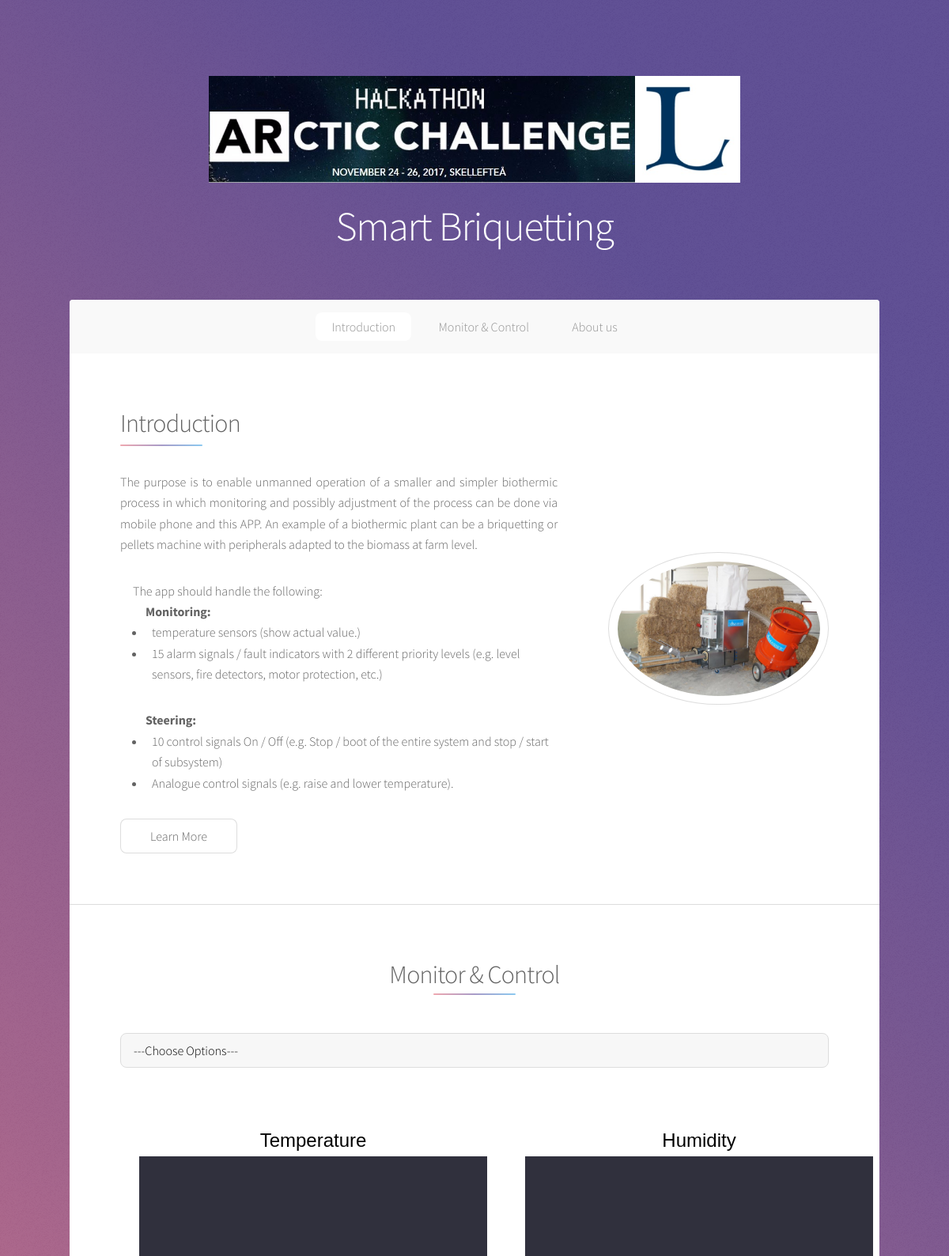
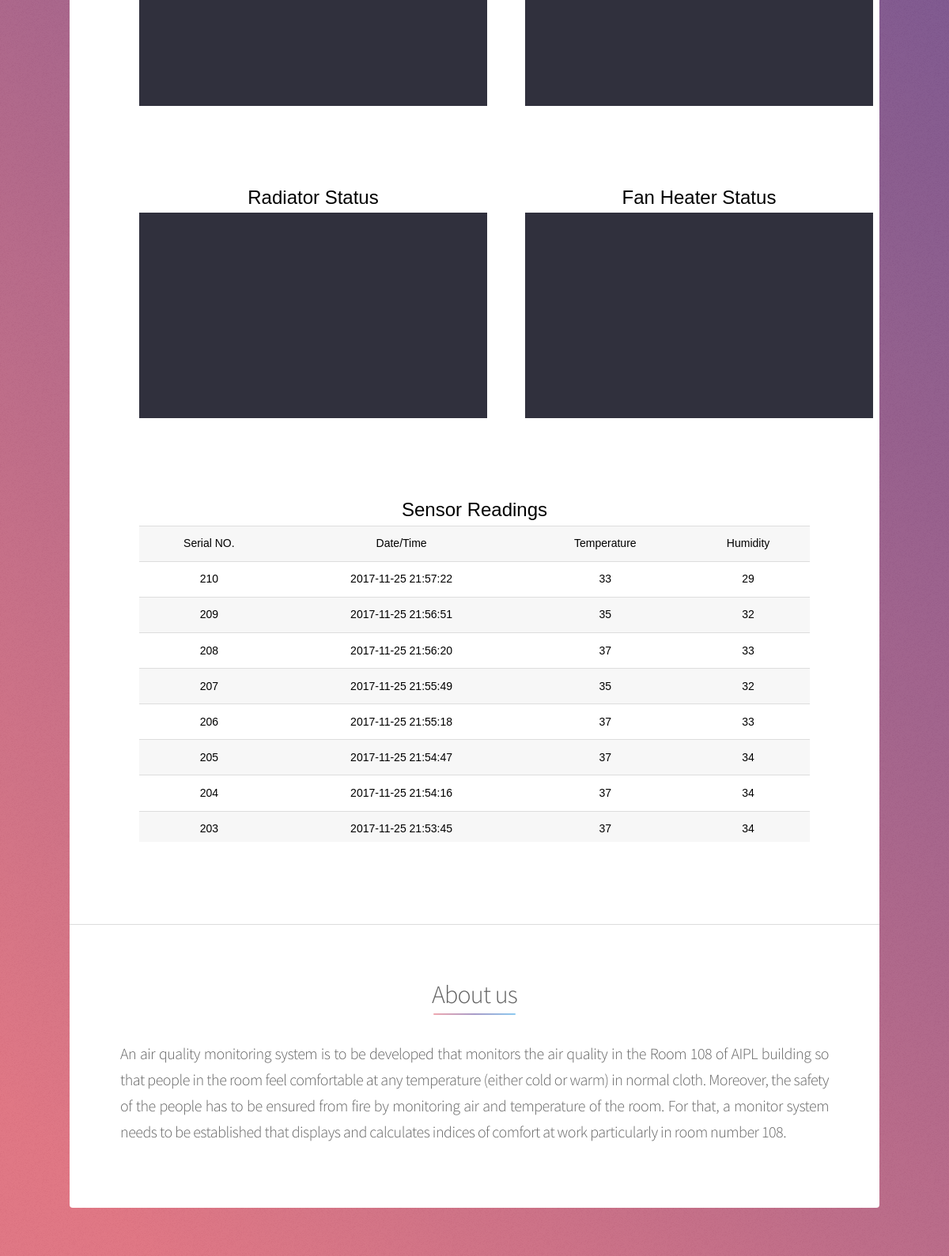
The page / (upper part) on the database its author committed (2 pictures, top to bottom).
### tables this page shows
CREATE TABLE `humidata` (
  `id` int(11) NOT NULL,
  `humitime` datetime NOT NULL,
  `temperature` varchar(100) NOT NULL,
  `humidity` varchar(100) NOT NULL
);

### index.php (the view, shortened to what this page needs)
<!DOCTYPE HTML>
<html>
	<head>
		<link rel="stylesheet" href="assets/css/main.css" />
	</head>
	<body >
			<div id="wrapper">
					<header id="header" class="alt">
						<span class="logo"><img src="images/main_logo.jpg" alt="" /></span>
						<h1>Smart Briquetting</h1>
					</header>
					<nav id="nav">
						<ul>
							<li><a href="#intro" class="active">Introduction</a></li>
							<li><a href="#first">Monitor & Control</a></li>
							<li><a href="#cta">About us</a></li>
						</ul>
					</nav>
					<div id="main">
							<section id="intro" class="main">
								<div class="spotlight">
									<div class="content">
										<header class="major">
											<h2>Introduction</h2>
										</header>
										<p style="text-align:justify">The purpose is to enable unmanned operation of a smaller and simpler biothermic process in which monitoring and possibly adjustment of the process can be done via mobile phone and this APP. An example of a biothermic plant can be a briquetting or pellets machine with peripherals adapted to the biomass at farm level.
<ul>The app should handle the following:
<ul><span style="font-weight:bold">Monitoring:</span>
<li>temperature sensors (show actual value.)</li>
<li>15 alarm signals / fault indicators with 2 different priority levels (e.g. level sensors, fire detectors, motor protection, etc.)</li></ul>
<ul>
<span style="font-weight:bold">Steering:</span>
<li>10 control signals On / Off (e.g. Stop / boot of the entire system and stop / start of subsystem)</li>
<li>Analogue control signals (e.g. raise and lower temperature).</li></ul></ul></p>
										<ul class="actions">
											<li><a href="#" class="button">Learn More</a></li>
										</ul>
									</div>
									<span class="image"><img src="images/Duo-Set_new.jpg" alt="" /></span>
								</div>
							</section>
							<section id="first" class="main special" >
							<header class="major">
									<h2>Monitor & Control</h2>
								</header>
								<header class="major">
									<div> <select name="category" id="category" onchange="show_function(this.value)" style="color:#000000"><option value="cp">---Choose Options---</option>
  </select></div>
								</header>
								<div id="sensor">
								<ul class="statistics">
								<li style='text-align:center'>
								 <div style=" font-family: Calibri, sans-serif; font-size:24px; text-align:center; color:#000000;">Temperature</div>
    <div id="chartdiv" style="width	: 440px; height	: 260px; background-color:#30303d"></div>
								 </li>
								 <li>
								 <div style="font-family: Calibri, sans-serif; font-size:24px; text-align:center; color:#000000;">Humidity</div>
    <div id="humiddiv" style="width	: 440px; height	: 260px; background-color:#30303d"></div>
								 </li>
								 </ul>
								 <ul class="statistics">
								 <li>
								  <div style="width:440px; font-family: Calibri, sans-serif; font-size:24px; text-align:center; color:#000000;">Radiator Status</div>
    <div id="lightdiv" style="width	: 440px; height	: 260px;background-color:#30303d"></div>
								 </li>
								 <li>
								 <div style=" font-family: Calibri, sans-serif; font-size:24px; text-align:center; color:#000000;">Fan Heater Status</div>
    <div id="humidexdiv" style="width: 440px; height: 260px;background-color:#30303d"></div>
								 </li>
								 </ul>
								 <ul class="statistics">
								 <li>
								 <div style="font-family: Calibri, sans-serif; font-size:24px; text-align:center; color:#000000;">Sensor Readings</div>
								 <div id='humidex_table' style=" font-family: Calibri, sans-serif; font-size:14px; text-align:center; height:400px; color:#000000;overflow:scroll;">
								 <?php
								 $db="humidex";
								 $table="humidata";
							     $con=mysqli_connect("localhost","root","",$db);
								 if(!$con)
                                 {
                                 die("Connection not established".mysqli_connect_error());
                                 }
								 else
								{
								$sql="select * from $table order by humitime desc" ;
								$result=mysqli_query($con,$sql);
								echo "<table width='800' border='1' cellspacing='0' style='text-align:center'>";
								echo "<tr>";
								echo "<td>Serial NO.</td>";
								echo "<td>Date/Time</td>";
								echo "<td>Temperature</td>";
								echo "<td>Humidity</td>";
								echo"</tr>";
								while($row=mysqli_fetch_assoc($result))
								{
								echo "<tr>";
								echo "<td>".$row['id']."</td>";
								echo "<td>".$row['humitime']."</td>";
								echo "<td>".$row['temperature']."</td>";
								echo "<td>".$row['humidity']."</td>";
                                echo "</tr>";
                                }
                                echo "</table>";
                                }
								 ?>
								 </div>
								 </li>
								 </ul>
								  </div>
							</section>
							<section id="cta" class="main special">
								<header class="major">
									<h2>About us</h2>
									<p style="text-align:justify; font-size:20px">An air quality monitoring system is to be developed that monitors the air quality in the Room 108 of AIPL building so
									that people in the room feel comfortable at any temperature (either cold or warm) in normal cloth. Moreover, the safety of
									the people has to be ensured from fire by monitoring air and temperature of the room. For that, a monitor system needs to be
									established that displays and calculates indices of comfort at work particularly in room number 108. </p>
								</header>
							</section>
					</div>
					<footer id="footer">
					</footer>
			</div>
	</body>
</html>

### rows shown on the page
humidata: id "210", humitime "2017-11-25 21:57:22", temperature "33", humidity "29"
humidata: id "209", humitime "2017-11-25 21:56:51", temperature "35", humidity "32"
humidata: id "208", humitime "2017-11-25 21:56:20", temperature "37", humidity "33"
humidata: id "207", humitime "2017-11-25 21:55:49", temperature "35", humidity "32"
humidata: id "206", humitime "2017-11-25 21:55:18", temperature "37", humidity "33"
humidata: id "205", humitime "2017-11-25 21:54:47", temperature "37", humidity "34"
humidata: id "204", humitime "2017-11-25 21:54:16", temperature "37", humidity "34"
humidata: id "203", humitime "2017-11-25 21:53:45", temperature "37", humidity "34"
